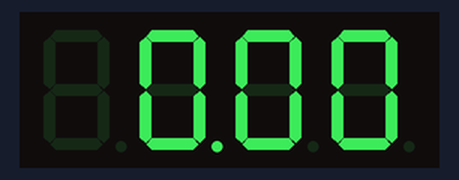
The sketch below on a simulated Arduino Uno, built with avr-gcc and run on an emulated ATmega328P. Parts: 4-digit seven-segment display.

Above: at 0.1 s.
At 4.1 s:
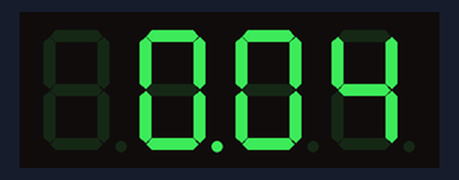
At 9.1 s:
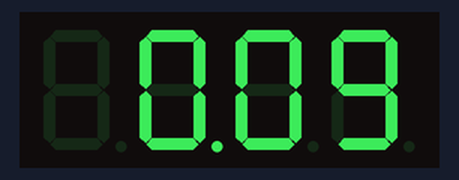
At 19.1 s:
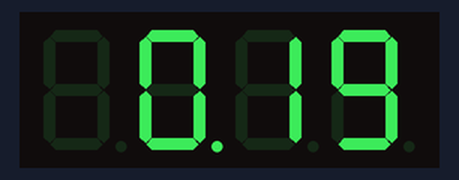
At 29.1 s:
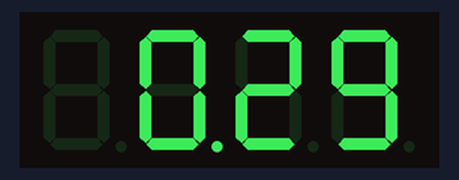
At 39.1 s:
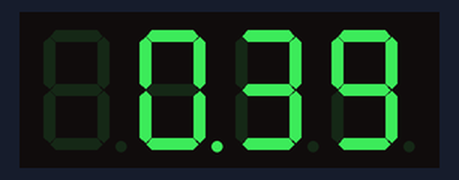

The sketch:

SevSeg_Counter.ino
```cpp
// (licence header left out)
#include "SevSeg.h"
#include <TimeLib.h>

SevSeg sevseg; //Instantiate a seven segment controller object

void setup() {
  byte numDigits = 4;
  byte digitPins[] = {12, 9, 8, 6}; //Digits: 1,2,3,4 <--put one resistor (ex: 220 Ohms, or 330 Ohms, etc, on each digit pin)
  byte segmentPins[] = {11, 7, 4, 2, 1, 10, 5, 3}; //Segments: A,B,C,D,E,F,G,Period

  sevseg.begin(COMMON_CATHODE, numDigits, digitPins, segmentPins);
  sevseg.setBrightness(90);
}

void loop() {
  static unsigned long timer = millis();
  static int deciSeconds = 0;

  sevseg.setNumber(minute()*100 + second(), 2);
//  if (millis() >= timer) {
//    deciSeconds++; // 100 milliSeconds is equal to 1 deciSecond
//    timer += 100;
//    if (deciSeconds == 10000) { // Reset to 0 after counting for 1000 seconds.
//      deciSeconds=0;
//    }
//    sevseg.setNumber(deciSeconds, 1);
//  }

  sevseg.refreshDisplay(); // Must run repeatedly
}

/// END ///
```

Measured:
- what the display in image 1 shows lasts 1.0 s, from 4.0 s to 5.0 s
